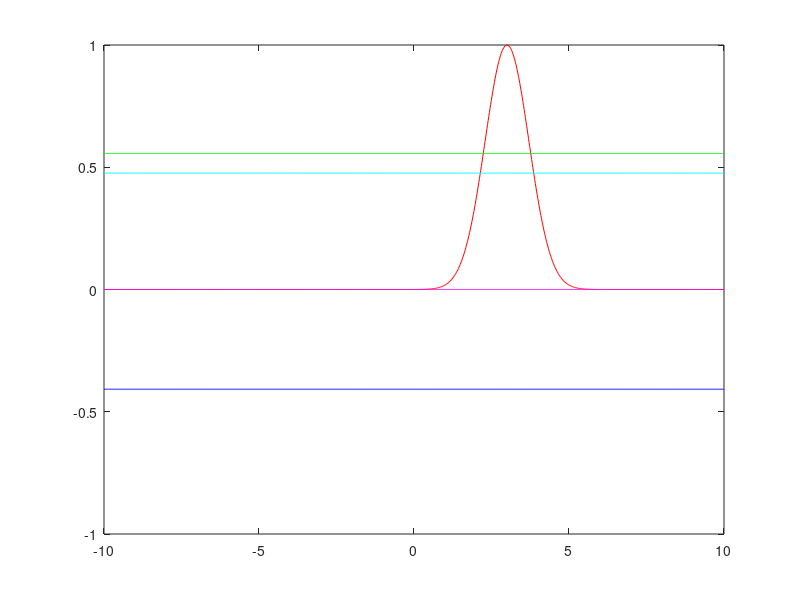

Recreate this plot in MATLAB.
% octave, this is not a "function file", but a "script file":
1;

function y = f(x)
	y = exp(-(x-3).^2);
end

function [g_real, g_imag] = sft(f_real, f_imag, k, x) % simple/stupid/slow FT
	%   f * exp(-i*k*x)
	% = (f_real + i * f_imag) * (cos(k*x) - i * sin(k*x))
	% = (f_real * cos(k*x) + f_imag * sin(k*x))  +  i * (f_imag * cos(k*x) - f_real * sin(k*x))
	Nk = length(k);
	Nx = length(f_real);
	phi = (0:(Nx-1))*2*pi/Nx;
	g_real = zeros(Nk, 1);
	g_imag = zeros(Nk, 1);
	for ki=1:Nk
		kk = k(ki);
		%phi = kk*x;
		g_real(ki) = sum(f_real .* cos(phi) + f_imag .* sin(phi));
		g_imag(ki) = sum(f_imag .* cos(phi) - f_real .* sin(phi));
	end
	g_real = g_real / sqrt(2*pi);
	g_imag = g_imag / sqrt(2*pi);
end


x = linspace(-10, 10, 1000);
k = linspace(-10, 10, 1000);

fvek = f(x);
f_real = real(fvek);
f_imag = imag(fvek);

[g_real, g_imag] = sft(f_real, f_imag, k, x);
Dx = x(2) - x(1);
g_real = g_real * Dx;
g_imag = g_imag * Dx;

%figure; hold on;
plot(x, f_real, 'r',
     x, f_imag, 'm',
     k, g_real, 'b',
     k, g_imag, 'g',
     k, (g_real.^2 + g_imag.^2), 'c'
);
% hold off;
